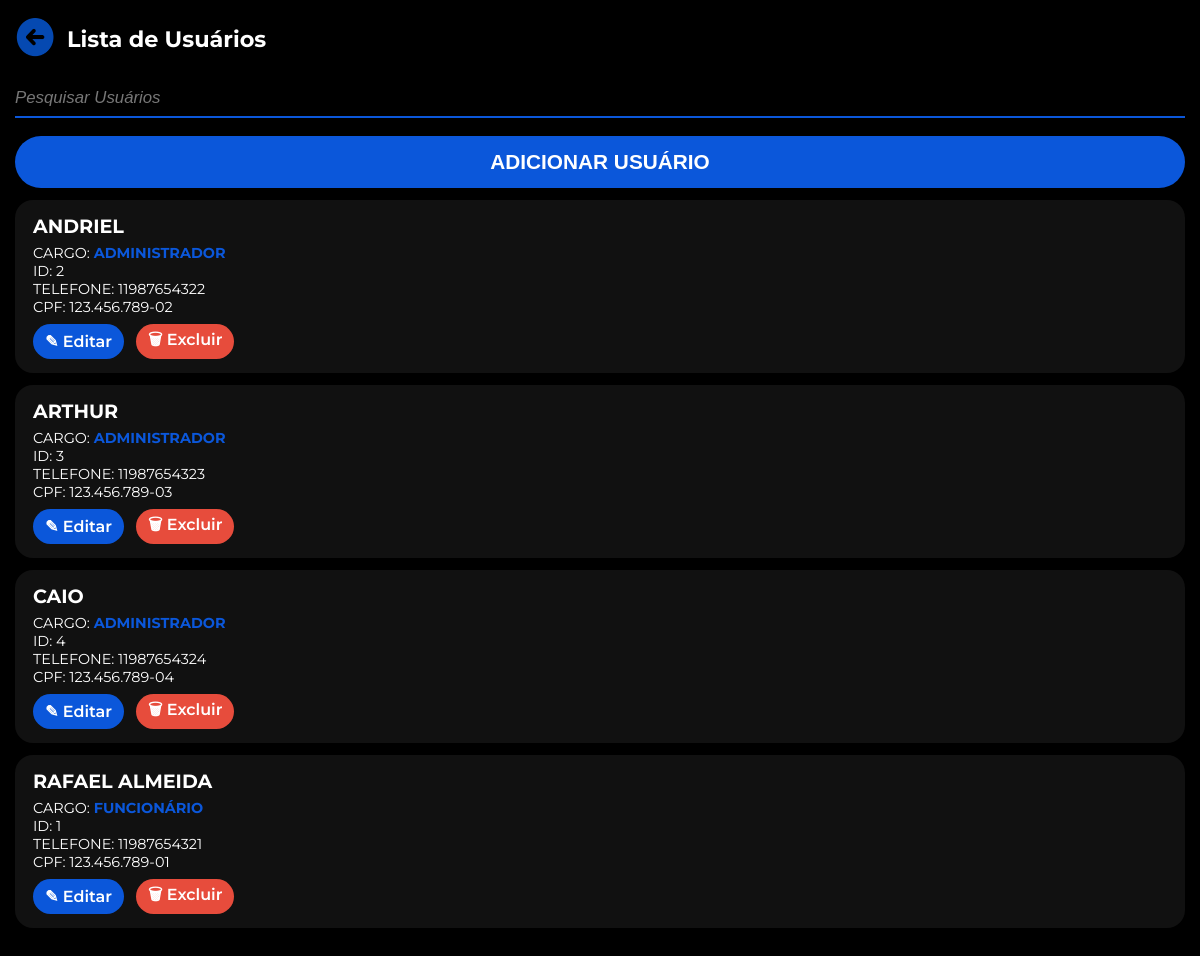
Before: /private/lista_usuarios.php with the older database file.
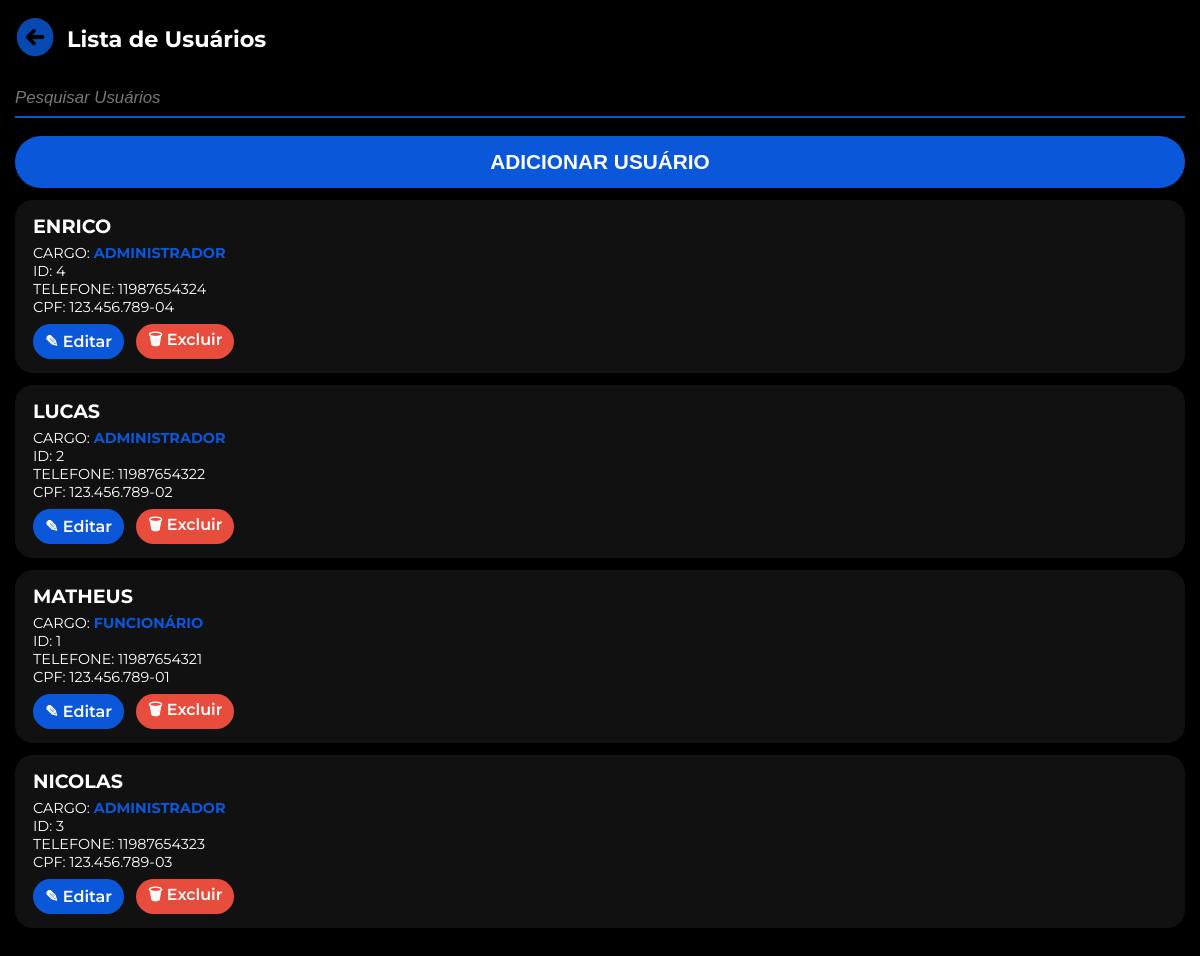
After: the same page with the newer database file.
### tables this page shows
CREATE TABLE `usuario` (
  `id_usuario` int NOT NULL,
  `nome_completo` varchar(120) NOT NULL,
  `email` varchar(100) NOT NULL,
  `telefone` varchar(11) NOT NULL,
  `cep` varchar(8) NOT NULL,
  `cpf` varchar(11) NOT NULL,
  `senha` varchar(255) NOT NULL,
  `tipo_usuario` int NOT NULL,
  `data_criacao` timestamp NULL DEFAULT CURRENT_TIMESTAMP
);

### private/lista_usuarios.php (the view, shortened to what this page needs)
<?php
include '../public/db.php';
$search = $_GET['search'] ?? '';
if ($search) {
    $like = "%$search%";
    $stmt = $conn->prepare("SELECT id_usuario, nome_completo, cpf, telefone, tipo_usuario FROM usuario WHERE nome_completo LIKE ? ORDER BY nome_completo ASC");
    $stmt->bind_param("s", $like);
    $stmt->execute();
    $result = $stmt->get_result();
} else {
    $result = $conn->query("SELECT id_usuario, nome_completo, cpf, telefone, tipo_usuario FROM usuario ORDER BY nome_completo ASC");
}
?>
<!DOCTYPE html>
<html lang="pt-br">
<head>
</head>
<body>
<div class="container" role="main" aria-label="Lista de usuários">
  <header>
    <a href="pagina_inicial_adm.php" class="back-btn" aria-label="Voltar"><img src="../assets/icons/seta_esquerda.png" alt="Voltar"></a>
    <h1>Lista de Usuários</h1>
  </header>
  <form class="search-form" method="get" action="">
    <input type="search" name="search" placeholder="Pesquisar Usuários" value="<?php echo htmlspecialchars($search); ?>" aria-label="Pesquisar Usuários" />
  </form>
  <button class="btn-add" onclick="location.href='cadastrar_user.php'">ADICIONAR USUÁRIO</button>
  <?php
    if ($result->num_rows === 0) {
      echo '<p style="color:#777; text-align:center;">Nenhum usuário encontrado.</p>';
    } else {
      while ($user = $result->fetch_assoc()) {
        $cargo_texto = ($user['tipo_usuario'] == 2) ? 'ADMINISTRADOR' : 'FUNCIONÁRIO';
        $cpf_formt = preg_replace('/(\d{3})(\d{3})(\d{3})(\d{2})/', '$1.$2.$3-$4', $user['cpf']);
  ?>
    <article class="user-card" tabindex="0" aria-label="Usuário <?php echo htmlspecialchars($user['nome_completo']); ?>">
      <strong class="nome"><?php echo htmlspecialchars($user['nome_completo']); ?></strong>
      <div class="dados">
        CARGO: <span class="cargo"><?php echo $cargo_texto; ?></span><br/>
        ID: <?php echo $user['id_usuario']; ?><br/>
        TELEFONE: <?php echo htmlspecialchars($user['telefone']); ?><br/>
        CPF: <?php echo $cpf_formt; ?>
      </div>
      <div class="acoes">
        <a href="crud/update_usuarios.php?id=<?php echo $user['id_usuario']; ?>" class="acao-btn" title="Editar Usuário">&#9998; Editar</a>
        <a href="crud/delete_usuarios.php?id=<?php echo $user['id_usuario']; ?>" class="acao-btn delete" title="Excluir Usuário" onclick="return confirm('Confirma exclusão?');">&#128465; Excluir</a>
      </div>
    </article>
  <?php }} ?>
</div>
</body>
</html>

### private/lista_usuarios.php (style rules this page uses)
body { margin: 0; font-family: 'Montserrat', sans-serif; background: #000; color: white; display: flex; justify-content: center; width: 100%; }
.container { width: 100%; padding: 10px 15px 100px; }
header { display: flex; align-items: center; gap: 12px; margin-bottom: 12px; }
header a.back-btn { text-decoration: none; color: #0B57DA; font-weight: 700; font-size: 1.3rem; }
header a.back-btn img { width: 40px; height: 40px; }
h1 { font-size: 1.4rem; font-weight: 700; }
form.search-form input[type="search"] { width: 100%; background: none; border: none; border-bottom: 2.5px solid #0B57DA; color: white; font-size: 1.05rem; padding: 8px 0; margin-bottom: 18px; outline: none; }
form.search-form input::placeholder { color: #777; font-style: italic; }
button.btn-add { width: 100%; background: #0B57DA; border-radius: 30px; border: none; padding: 14px; font-size: 1.3rem; font-weight: 700; color: white; margin-bottom: 12px; cursor: pointer; user-select: none; transition: background-color 0.3s ease; }
article.user-card { background: #111; border-radius: 18px; padding: 14px 18px; margin-bottom: 12px; }
article.user-card strong.nome { font-weight: 700; font-size: 1.2rem; text-transform: uppercase; margin-bottom: 6px; display: block; }
article.user-card span.cargo { color: #0B57DA; font-weight: 700; }
article.user-card .dados { font-size: 0.9rem; margin-bottom: 8px; }
article.user-card .acoes { display: flex; gap: 12px; }
a.acao-btn { background: #0B57DA; padding: 4px 12px; border-radius: 30px; color: white; font-weight: 600; text-decoration: none; font-size: 1rem; user-select: none; display: flex; align-items: center; gap: 5px; transition: background-color 0.3s ease; }
a.acao-btn.delete { background: #e74c3c; color: #fff; }

Changed rows visible on the page:
changed usuario id 4: nome_completo "CAIO" → "ENRICO"; moves up the list
changed usuario id 2: nome_completo "ANDRIEL" → "LUCAS"
changed usuario "FUNCIONÁRIO": nome_completo "RAFAEL ALMEIDA" → "MATHEUS"; moves up the list
changed usuario id 3: nome_completo "ARTHUR" → "NICOLAS"
